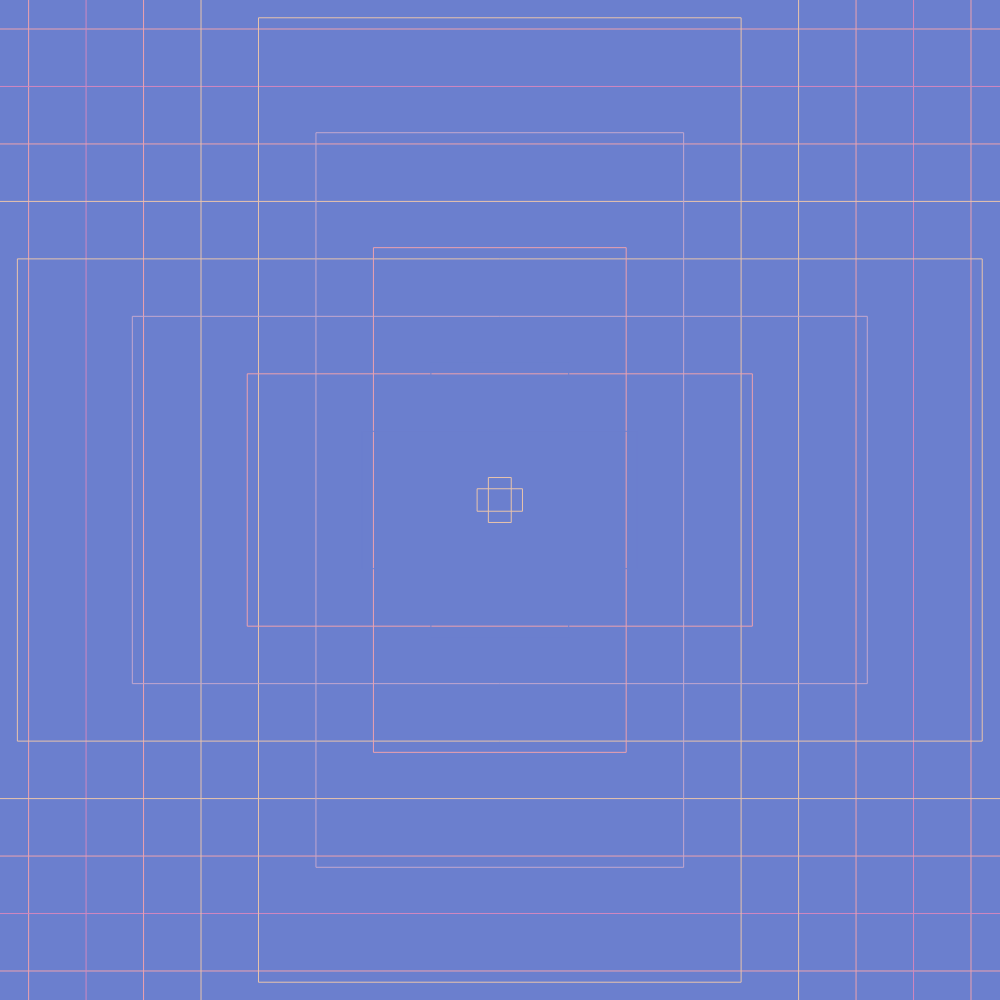
Frame 1 (no input)
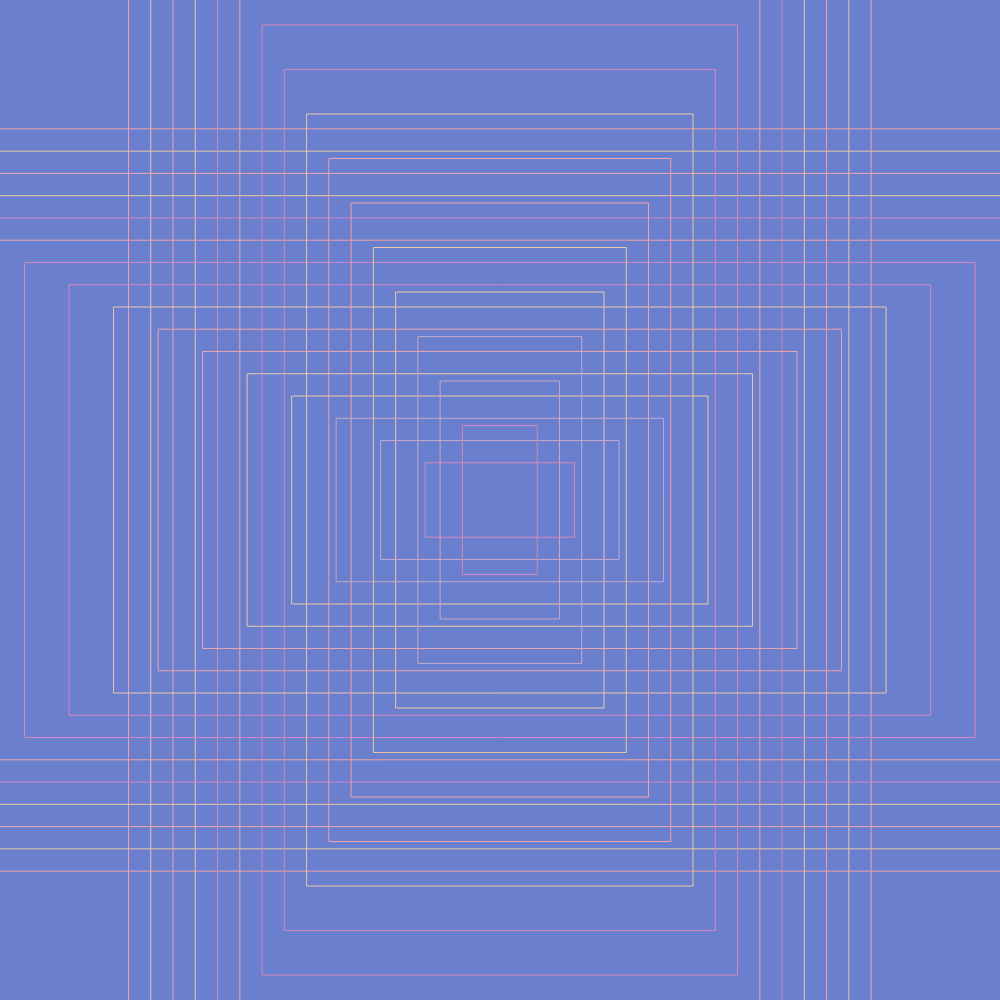
Frame 2 (the mouse pressed at the canvas centre, redrawn once)

The p5.js sketch that drew these frames (run headless with seeded random() and noise() and a simulated clock; the mouse was pressed at the canvas centre and the sketch redrawn once):

// p5.js sketch
// ── sketch.js
const height = 1000;
const width = 1000;

const skyBlue = ["#35D6ED", "#65DDEF", "#7AE5F5", "#97EBF4", "#C9F6FF"];
const darkSkyBlue = ["#3190C5", "#60B7DE", "#87CEEB", "#B0E1F9", "#5CD1FA"];
const neutralBlue = ["#98B6D4", "#ADC4DD", "#CAD5E3", "#8EB1D9", "#7B9FCF"];
const colorsSpring = ["#FFC736", "#D43B99", "#521F95", "#1297C7", "#9FF086"];
const pureSpring = ["#64A3F5", "#7862D1", "#FD7E89", "#FAEFA7", "#9CE08B"];
const tearsOfLove = ["#B065A9", "#995BA4", "#82519E", "#AA7BB9", "#D1A5D4"];
const lovedOnes = ["#D3A1FF", "#FFB8DF", "#FFF5D6", "#FFB08F", "#FF87BB"];
const royalty = ["#82409C", "#82409C", "#F7A961", "#F7A961", "#F7A961"];
const sunsetFlight = ["#6B7FCE", "#CF87C0", "#ECA1AE", "#E8C4AC", "#C2A7CE"];
const underTheBed = ["#4A65BA", "#400F63", "#810066", "#BF1365", "#E47272"];
const holdMeForever = ["#3B3267", "#3B3267", "#903477", "#903477", "#903477"];
const gentlyElectric = ["#7B42EE", "#3DD9D8", "#AFF8CA", "#FCF6E0", "#F6D7CA"];

const palettes = [skyBlue, darkSkyBlue, neutralBlue, colorsSpring, pureSpring, tearsOfLove, lovedOnes, royalty, sunsetFlight, underTheBed, holdMeForever, gentlyElectric];

function setup() {
    createCanvas(width, height);
    noLoop();
}

function draw() {
    const palette = palettes[random([0, 1, 2, 3, 4, 5, 6, 7, 8, 9, 10, 11])];
    background(palette[0]);
    rectMode(CENTER);
    let randRepetitions = random(1, 200);
    let randSize = random(1, 15);
    translate(width * 0.5, height * 0.5);
    noFill();
    for (let i = randRepetitions; i >= 0; i--) {
        const color = random([0, 1, 2, 3, 4]);
        const withFill = random([0, 1]);
        if (withFill == 0) {
            // fill(palette[color]);
            noFill();
        } else {
            noFill();
        }
        stroke(palette[color]);
        const size = width * (randSize * 0.01 * i);
        rect(0, 0, size * 2, size);
        rect(0, 0, size, size * 2);
    }
}
